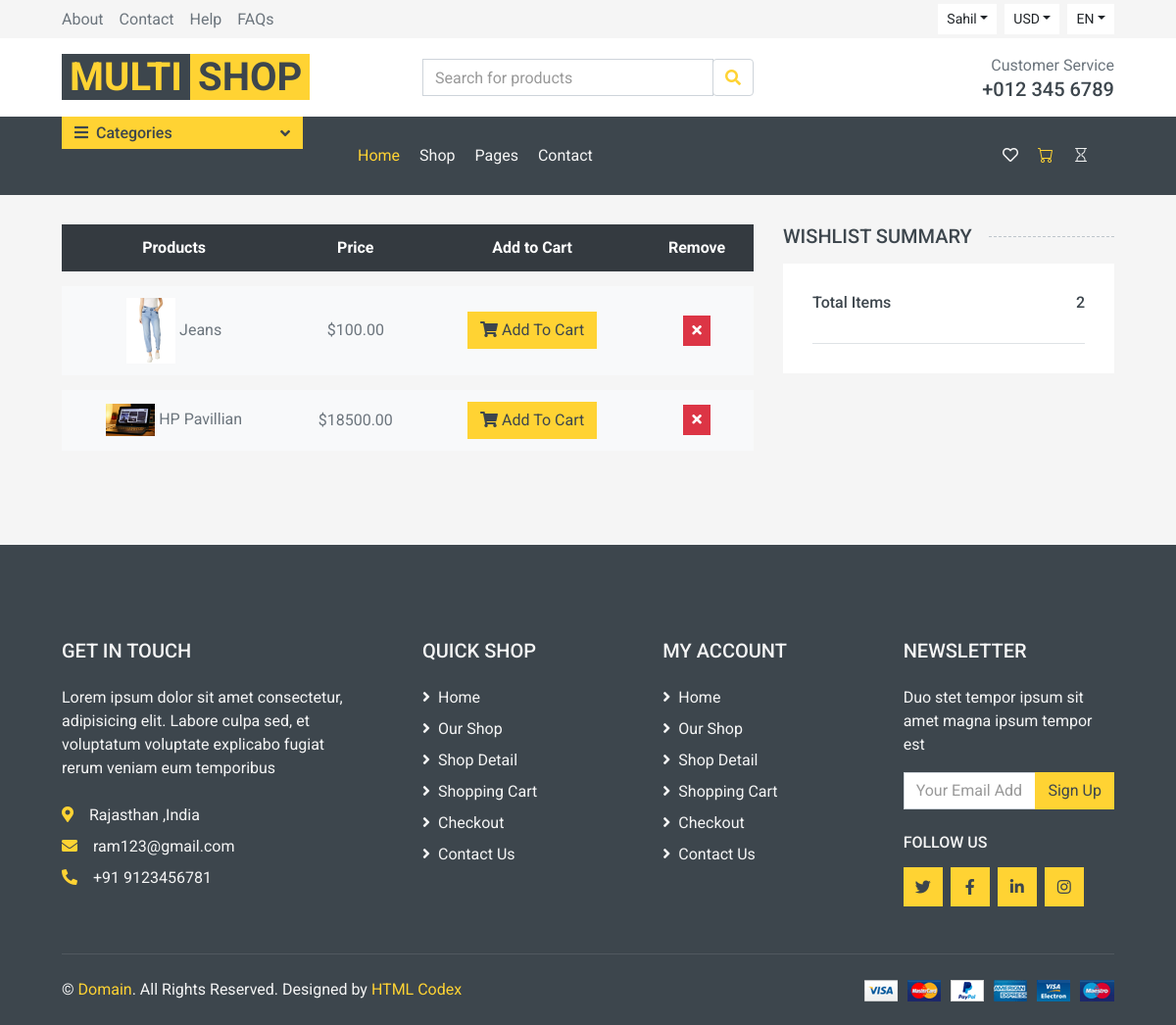
The page /wishlist/ (signed in) on the database its author committed.
### app/models.py (models this page shows, shortened)
class Wishlist(models.Model):
    user = models.ForeignKey(User, on_delete=models.CASCADE)
    product = models.ForeignKey(Product, on_delete=models.CASCADE)
    class Meta:
        unique_together = ('user', 'product')

class Product(models.Model):
    title = models.CharField(max_length=100)
    selling_price = models.FloatField()
    discounted_price = models.DecimalField(max_digits=10, decimal_places=2, blank=True, null=True)
    description = models.TextField()
    brand = models.CharField(max_length=100)
    category = models.ForeignKey(Category, on_delete=models.CASCADE)
    product_image = models.ImageField(upload_to='productimg')
    stock = models.PositiveIntegerField(default=0)
    is_featured = models.BooleanField(default=False)
    is_active = models.BooleanField(default=True)
    created_at = models.DateTimeField(auto_now_add=True)
    sizes = models.ManyToManyField('Size')
    colors = models.ManyToManyField('Color')

class CompanyAddress(models.Model):
    des = models.CharField(max_length=150)
    street = models.CharField(max_length=200)
    email = models.EmailField(max_length=70)
    phone = models.CharField(max_length=13)

### app/views.py (the view)
# urls.py: path('wishlist/', wishlist, name='wishlist'),
@login_required
def wishlist(request):
    data = CompanyAddress.objects.all()
    wishlist_items = Wishlist.objects.filter(user=request.user)
    return render(request, 'app/wishlist.html', {'wishlist_items': wishlist_items,'data':data})

### app/templates/app/wishlist.html (shortened to what this page needs)
{% extends 'app/base.html' %}
{% block content %}
{% load static %}
    <div class="container-fluid">
        <div class="row px-xl-5">
            <div class="col-lg-8 table-responsive mb-5">
                <table class="table table-light table-borderless table-hover text-center mb-0">
                    <thead class="thead-dark">
                        <tr>
                            <th>Products</th>
                            <th>Price</th>
                            <th>Add to Cart</th>
                            <th>Remove</th>
                        </tr>
                    </thead>
                    <tbody class="align-middle">
                        {% for item in wishlist_items %}
                        <tr>
                            <td class="align-middle">
                                <img src="{{ item.product.product_image.url }}" alt="{{ item.product.title }}" style="width: 50px;">
                                {{ item.product.title }}
                            </td>
                            <td class="align-middle">${{ item.product.discounted_price }}</td>
                            <td class="align-middle">
                                <form action="{% url 'add_to_cart' item.product.id %}" method="post" style="margin: 0;">
                                    <button type="submit" class="btn btn-primary">
                                        <i class="fas fa-shopping-cart mr-1"></i>Add To Cart
                                    </button>
                                </form>
                            </td>
                            <td class="align-middle">
                                <form action="{% url 'remove_from_wishlist' item.id %}" method="post">
                                    <button class="btn btn-sm btn-danger">
                                        <i class="fa fa-times"></i>
                                    </button>
                                </form>
                            </td>
                        </tr>
                        {% empty %}
                        <tr>
                            <td colspan="4" class="text-center">Your wishlist is empty!</td>
                        </tr>
                        {% endfor %}
                    </tbody>
                </table>
            </div>
            <div class="col-lg-4">
                <h5 class="section-title position-relative text-uppercase mb-3"><span class="bg-secondary pr-3">Wishlist Summary</span></h5>
                <div class="bg-light p-30 mb-5">
                    <div class="border-bottom pb-2">
                        <div class="d-flex justify-content-between mb-3">
                            <h6>Total Items</h6>
                            <h6>{{ wishlist_items.count }}</h6>
                        </div>
                    </div>
                </div>
            </div>
        </div>
    </div>
{% endblock %}

### app/templates/app/header.html (shortened to what this page needs)
<!DOCTYPE html>
<html lang="en">
{% load static %}
<head>
    <link href="https://cdnjs.cloudflare.com/ajax/libs/font-awesome/5.10.0/css/all.min.css" rel="stylesheet">
    <link href="{% static 'lib/animate/animate.min.css' %}" rel="stylesheet">
    <link href="{% static 'lib/owlcarousel/assets/owl.carousel.min.css' %}" rel="stylesheet">
    <link href="https://cdn.jsdelivr.net/npm/bootstrap@5.1.3/dist/css/bootstrap.min.css" rel="stylesheet">
    <link rel="stylesheet" href="https://cdn.jsdelivr.net/npm/bootstrap-icons@1.11.3/font/bootstrap-icons.min.css">
    <link href="{% static 'css/style.css' %}" rel="stylesheet">
</head>
<body>
    <div class="container-fluid">
        <div class="row bg-secondary py-1 px-xl-5">
            <div class="col-lg-6 d-none d-lg-block">
                <div class="d-inline-flex align-items-center h-100">
                    <a class="text-body mr-3" href="#">About</a>
                    <a class="text-body mr-3" href="{% url 'contact' %}">Contact</a>
                    <a class="text-body mr-3" href="#">Help</a>
                    <a class="text-body mr-3" href="#">FAQs</a>
                </div>
            </div>
            <div class="col-lg-6 text-center text-lg-right">
                <div class="d-inline-flex align-items-center">
                    <div style="display: flex;">
                        {% if user.is_authenticated %}
                            <div class="btn-group">
                                <button type="button" class="btn btn-sm btn-light dropdown-toggle" data-bs-toggle="dropdown" aria-expanded="false">{{ request.user }}</button>
                            </div>
                        {% else %}
                            <a href="{% url 'login' %}" class="dropdown-item">Sign in</a>
                            <a href="{% url 'signup' %}" class="dropdown-item">Sign up</a>
                        {% endif %}
                    </div>
                    <div class="btn-group mx-2">
                        <button type="button" class="btn btn-sm btn-light dropdown-toggle" data-bs-toggle="dropdown" aria-expanded="false">USD</button>
                    </div>
                    <div class="btn-group">
                        <button type="button" class="btn btn-sm btn-light dropdown-toggle" data-bs-toggle="dropdown" aria-expanded="false">EN</button>
                    </div>
                </div>
            </div>
        </div>
        <div class="row align-items-center bg-light py-3 px-xl-5 d-none d-lg-flex">
            <div class="col-lg-4">
                <a href="#" class="text-decoration-none">
                    <span class="h1 text-uppercase text-primary bg-dark px-2">Multi</span>
                    <span class="h1 text-uppercase text-dark bg-primary px-2 ml-n1">Shop</span>
                </a>
            </div>
            <div class="col-lg-4 col-6 text-left">
                <form action="{% url 'product_search' %}" method="get">
                    <div class="input-group">
                        <input type="text" name="q" class="form-control" placeholder="Search for products" aria-label="Search for products" value="{{ query }}">
                        <div class="input-group-append">
                            <span class="input-group-text bg-transparent text-primary">
                                <i class="fa fa-search"></i>
                            </span>
                        </div>
                    </div>
                </form>
            </div>
            <div class="col-lg-4 col-6 text-right">
                <p class="m-0">Customer Service</p>
                <h5 class="m-0">+012 345 6789</h5>
            </div>
        </div>
    </div>
    <div class="container-fluid bg-dark mb-30">
        <div class="row px-xl-5">
            <div class="col-lg-3 d-none d-lg-block">
                <a class="btn d-flex align-items-center justify-content-between bg-primary w-100" data-bs-toggle="collapse" href="#navbar-vertical" aria-expanded="false">
                    <h6 class="text-dark m-0"><i class="fa fa-bars mr-2"></i>Categories</h6>
                    <i class="fa fa-angle-down text-dark"></i>
                </a>
            </div>
            <div class="col-lg-9">
                <nav class="navbar navbar-expand-lg bg-dark navbar-dark">
                    <div class="collapse navbar-collapse justify-content-between" id="navbarCollapse">
                        <div class="navbar-nav mr-auto">
                            <a href="{% url 'home' %}" class="nav-item nav-link active">Home</a>
                            <a href="{% url 'shop' %}" class="nav-item nav-link">Shop</a>
                            <div class="nav-item dropdown">
                                <a href="#" class="nav-link dropdown-toggle" data-bs-toggle="dropdown" aria-expanded="false">Pages</a>
                            </div>
                            <a href="{% url 'contact' %}" class="nav-item nav-link">Contact</a>
                        </div>
                        <div class="navbar-nav ml-auto">
                            <a href="{% url 'wishlist' %}" class="nav-item nav-link"><i class="far fa-heart"></i></a>
                            <a href="{% url 'cart' %}" class="nav-item nav-link"><i class="bi bi-cart text-primary"></i></a>
                            <a href="{% url 'order_history' %}" class="nav-item nav-link"><i class="bi bi-hourglass"></i></a>
                        </div>
                    </div>
                </nav>
            </div>
        </div>
    </div>
</body>
</html>

### app/templates/app/footer.html (shortened to what this page needs)
{% load static %}
<div class="container-fluid bg-dark text-secondary mt-5 pt-5">
    <div class="row px-xl-5 pt-5">
        <div class="col-lg-4 col-md-12 mb-5 pr-3 pr-xl-5">
            <h5 class="text-secondary text-uppercase mb-4">Get In Touch</h5>
            {% for f in data %}
            <p class="mb-4">{{f.des}}</p>
            <p class="mb-2"><i class="fa fa-map-marker-alt text-primary mr-3"></i>{{f.street}}</p>
            <p class="mb-2"><i class="fa fa-envelope text-primary mr-3"></i>{{f.email}}</p>
            <p class="mb-0"><i class="fa fa-phone-alt text-primary mr-3"></i>+91 {{f.phone}}</p>
            {% endfor %}
        </div>
        <div class="col-lg-8 col-md-12">
            <div class="row">
                <div class="col-md-4 mb-5">
                    <h5 class="text-secondary text-uppercase mb-4">Quick Shop</h5>
                    <div class="d-flex flex-column justify-content-start">
                        <a class="text-secondary mb-2" href="{% url 'home' %}"><i class="fa fa-angle-right mr-2"></i>Home</a>
                        <a class="text-secondary mb-2" href="{% url 'shop' %}"><i class="fa fa-angle-right mr-2"></i>Our Shop</a>
                        <a class="text-secondary mb-2" href="#"><i class="fa fa-angle-right mr-2"></i>Shop Detail</a>
                        <a class="text-secondary mb-2" href="#"><i class="fa fa-angle-right mr-2"></i>Shopping Cart</a>
                        <a class="text-secondary mb-2" href="#"><i class="fa fa-angle-right mr-2"></i>Checkout</a>
                        <a class="text-secondary" href="{% url 'contact' %}"><i class="fa fa-angle-right mr-2"></i>Contact Us</a>
                    </div>
                </div>
                <div class="col-md-4 mb-5">
                    <h5 class="text-secondary text-uppercase mb-4">My Account</h5>
                    <div class="d-flex flex-column justify-content-start">
                        <a class="text-secondary mb-2" href="{% url 'home' %}"><i class="fa fa-angle-right mr-2"></i>Home</a>
                        <a class="text-secondary mb-2" href="{% url 'shop' %}"><i class="fa fa-angle-right mr-2"></i>Our Shop</a>
                        <a class="text-secondary mb-2" href="#"><i class="fa fa-angle-right mr-2"></i>Shop Detail</a>
                        <a class="text-secondary mb-2" href="{% url 'cart' %}"><i class="fa fa-angle-right mr-2"></i>Shopping Cart</a>
                        <a class="text-secondary mb-2" href="{% url 'checkout' %}"><i class="fa fa-angle-right mr-2"></i>Checkout</a>
                        <a class="text-secondary" href="{% url 'contact' %}"><i class="fa fa-angle-right mr-2"></i>Contact Us</a>
                    </div>
                </div>
                <div class="col-md-4 mb-5">
                    <h5 class="text-secondary text-uppercase mb-4">Newsletter</h5>
                    <p>Duo stet tempor ipsum sit amet magna ipsum tempor est</p>
                    <form action="">
                        <div class="input-group">
                            <input type="text" class="form-control" placeholder="Your Email Address">
                            <div class="input-group-append">
                                <button class="btn btn-primary">Sign Up</button>
                            </div>
                        </div>
                    </form>
                    <h6 class="text-secondary text-uppercase mt-4 mb-3">Follow Us</h6>
                    <div class="d-flex">
                        <a class="btn btn-primary btn-square mr-2" href="#"><i class="fab fa-twitter"></i></a>
                        <a class="btn btn-primary btn-square mr-2" href="#"><i class="fab fa-facebook-f"></i></a>
                        <a class="btn btn-primary btn-square mr-2" href="#"><i class="fab fa-linkedin-in"></i></a>
                        <a class="btn btn-primary btn-square" href="#"><i class="fab fa-instagram"></i></a>
                    </div>
                </div>
            </div>
        </div>
    </div>
    <div class="row border-top mx-xl-5 py-4" style="border-color: rgba(256, 256, 256, .1) !important;">
        <div class="col-md-6 px-xl-0">
            <p class="mb-md-0 text-center text-md-left text-secondary">
                &copy; <a class="text-primary" href="#">Domain</a>. All Rights Reserved. Designed
                by
                <a class="text-primary" href="https://htmlcodex.com">HTML Codex</a>
            </p>
        </div>
        <div class="col-md-6 px-xl-0 text-center text-md-right">
            <img class="img-fluid" src="{% static 'img/payments.png' %}" alt="">
        </div>
    </div>
</div>

### rows shown on the page
Wishlist: product.product_image (picture), product "Jeans", product.discounted_price "100.00"
Wishlist: product.product_image (picture), product "HP Pavillian", product.discounted_price "18500.00"
CompanyAddress: des "Lorem ipsum dolor sit amet consectetur, adipisicing elit. Labore culpa sed, et voluptatum voluptate explicabo fugiat rerum veniam eum temporibus", street "Rajasthan ,India", email "ram123@gmail.com", phone "9123456781"

### other values the page prints
{{ request.user }} "Sahil"
{{ wishlist_items.count }} "2"
